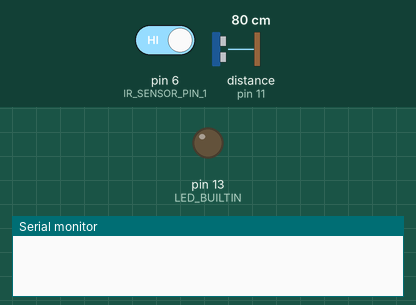
A sketch run on a simulated Arduino Uno, built with avr-gcc and run on an emulated ATmega328P. Parts: output pins drawn as LEDs (lit = HIGH), the last lines printed to the serial monitor. The test bench sets the inputs (shaded band); at power-on: pin 6 (IR_SENSOR_PIN_1) HIGH, distance to the obstacle (sensor on pin 11) 80 cm. The echo pulse lasts 58.3 µs per cm.

Above: at 1.2 s.
1.3 s: pin 6 (IR_SENSOR_PIN_1) driven LOW
At 3.8 s:
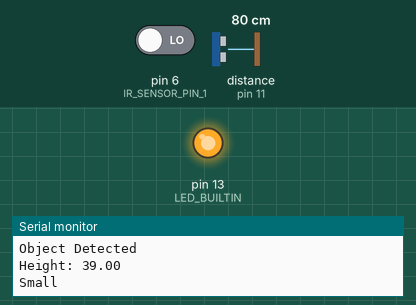
Timing chart, 0 to 6.3 s (numbered marks = the images above; inputs shaded):
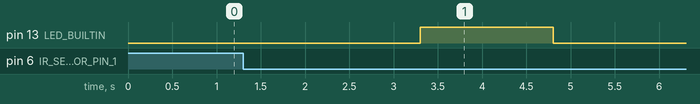

Measured:
- after the input at 1.3 s, pin 13 (LED_BUILTIN): LOW → HIGH after 2.0 s, → LOW 1.5 s later

The sketch:

K_Nearest_Neighbors_Template.ino
```cpp
#include <Arduino.h>
#include <math.h>
#include <LiquidCrystal.h>
#include "Object.h"

// FIXME: Add necessary libraries
#include <NewPing.h>

// LCD Screen
// FIXME: Change to fit LCD Screen wiring
const int rs = 41, en = 39, d4 = 37, d5 = 35, d6 = 33, d7 = 31;
LiquidCrystal lcd(rs, en, d4, d5, d6, d7);
String lcd_current = "";

// FIXME: Define anything needed for sensors

// IR Sensor
#define IR_SENSOR_PIN_1 6

// Height Sensor
// FIXME: Define Pins for each sensor
#define TRIGGER_PIN_1 12
#define ECHO_PIN_1 11

// Category definitions
// FIXME: Change object categories
const int NUM_OF_CATEGORIES = 3;
String ObjectCategories[NUM_OF_CATEGORIES] = {"Small", "Medium", "Large"};

bool wait = false;

// Used for test code
int test_num = 0;

// Max and min feature values, needed for normalization
// FIXME: For each feature
// const int [feature]_MAX = [number];
// const int [feature]_MIN = [number];
const int HEIGHT_MAX = 39;
const int HEIGHT_MIN = 2;

// Distance Sensor
// FIXME: Setup sensors if necessary
NewPing sonar_height(TRIGGER_PIN_1, ECHO_PIN_1, HEIGHT_MAX);
// Classification definitions

// Classification definitions
// FIXME: Change when necessary
#define K_Parameter 3 // User in KNN

// Setup knownObjects
// FIXME: Change when necessary
#define NUM_OF_KNOWN_OBJECTS 1
Object knownObjects[NUM_OF_KNOWN_OBJECTS];

// Rescale a value to 0-1 range
float RescaleValue(float value, const float min, const float max) {
    return (value-min)/(max-min);
}

// Rescale object features to 0-1 range
Object RescaleObject(Object object) {
    Object rescaledObject;
    rescaledObject.category = object.category;
    // FIXME: Add for each feature
    rescaledObject.height = RescaleValue(object.height, HEIGHT_MIN, HEIGHT_MAX);
    return rescaledObject;
}

// Add new object to the known objects array
// Change for each object (may need to add weight, colors, etc.)
void AddToKnownObjects(int i, String category, float height) {
    knownObjects[i].category = category;
    knownObjects[i].height = height;
    knownObjects[i] = RescaleObject(knownObjects[i]);
}

// Insert all known objects into the known objects array ("training data")
void PopulateKnownObjects() {
    // FIXME: Add for every test object.
    /*
    AddToKnownObjects(#, "[category]", [height]);
    */
    AddToKnownObjects(0, "Small", 8.0);
}

/* PHASE 1: FEATURE EXTRACTION */

// Extract features from sensors and create a new object with those features
// Default example below just uses sensor values as features
// For other applications, calculations may convert sensor values to features
Object FeatureExtraction() {
    Object inputObject;

    // FIXME: Define necessary variables for height/weight/etc.
    int currHeight;

    // FIXME: Read features from sensors (ex: sonar.ping_cm())
    currHeight = sonar_height.ping_cm();

    // FIXME: Assign each of those features to inputObject
    inputObject.height = HEIGHT_MAX - currHeight;

    // FIXME: Print each feature measurement
    Serial.print("Height: ");
    Serial.println(inputObject.height);

    return RescaleObject(inputObject);
}

// Computes the euclidean distance between the known and the current object's rgb values
// FIXME: Add function in if using a color sensor.
/*
float ComputeDistanceofColors(Object inputObject, Object knownObject) {
    float red = inputObject.red - knownObject.red;
    float green = inputObject.green - knownObject.green;
    float blue = inputObject.blue - knownObject.blue;
    float dist = pow(red, 2) + pow(green, 2) + pow(blue, 2);
    dist = sqrt(dist);
    return dist;
}
*/

/* PHASE 2: CLASSIFICATION */

// Computes Euclidean distance between two objects for any # of dimensions.
float ComputeDistanceofObjects(Object object1, Object object2) {
    // FIXME: For non-color features
    //float [feature] = (object1.[feature] - object2.[feature]);
    float height = (object1.height - object2.height);
    // FIXME (optional): For color feature
    //float colorDistance = ComputeDistanceofColors(object1, object2);
    // FIXME: For each feature
    //float dist = pow([feature 1], 2) + pow([feature 2], 2) + pow([feature 3], 2);
    float dist = pow(height, 2);
    dist = sqrt(dist);
    return dist;
}

// Sorts the provided distances from small to large
void Sort(float* distances, String* categories) {
    float temp_dist;
    String temp_category;
    for(int i = NUM_OF_KNOWN_OBJECTS - 1; i >= 0; --i) {
        for(int j = 0; j < i; ++j) {
            if(distances[i] < distances[j]) {
                temp_dist = distances[i];
                distances[i] = distances[j];
                distances[j] = temp_dist;
                temp_category = categories[i];
                categories[i] = categories[j];
                categories[j] = temp_category;
            }
        }
    }
}

// KNN classification: Predicts the input object's category given known objects
String ClassifyKNN(Object inputObject, Object knownObjects[]) {
    int count = 0;
    int max_count = 0;
    String most_frequent_category;

    // Maintains K nearest knownObjects
    Object kNearestObjects[K_Parameter];
    float distances[NUM_OF_KNOWN_OBJECTS];
    String categories[NUM_OF_KNOWN_OBJECTS];

    // Compute the distance of each known object to the input object
    for(int i = 0; i < NUM_OF_KNOWN_OBJECTS; ++i) {
        distances[i] = ComputeDistanceofObjects(inputObject, knownObjects[i]);
        categories[i] = knownObjects[i].category;
    }

    // Sort distances in ascending order
    Sort(distances, categories);

    // For each category, determine if it’s the most frequent
    // among the K closest known objects
    for(int i = 0; i < NUM_OF_CATEGORIES; ++i) {
        count = 0;
        // Count frequency of this category in K closest objects
        for(int j = 0; j < K_Parameter; ++j) {
            if(categories[j] == ObjectCategories[i]) {
                count++;
            }
        }
        if(count > max_count) { // Most frequent category so far
            max_count = count;
            most_frequent_category = ObjectCategories[i];
        }
    }

    return most_frequent_category;
}

/* PHASE 3: ACTUATION */

// Turns on corresponding output bit to show category of the input object
void Actuation(String category) {
    if(category != "") {
        for(int i = 0; i < NUM_OF_CATEGORIES; ++i) {
            if(category == ObjectCategories[i]) {
                Serial.println(category);

                // If the category has changed, print the new category to LCD
                if(lcd_current != category) {
                  lcd.setCursor(0,0);
                  lcd.print("                ");
                  lcd.setCursor(0,0);
                  lcd.print(category);
                  delay(500);
                  lcd_current = category;
                }
            }
        }
    }
}

void setup() {
    Serial.begin(9600);

    PopulateKnownObjects();

    // FIXME: Setup any features that need it
    // IR Sensor
    pinMode(IR_SENSOR_PIN_1, INPUT);
    digitalWrite(IR_SENSOR_PIN_1, HIGH);

    // Height
    pinMode(TRIGGER_PIN_1, OUTPUT);
    pinMode(ECHO_PIN_1, INPUT);

    // Arduino Built-in LED
    pinMode(LED_BUILTIN, OUTPUT);
}

// Can be used to test objects without sensors
// Need to change loop() to use this.
/*
Object testCode(int& test_num) {
    Object inputObject;

    Serial.print("Test num: ");
    Serial.println(test_num);

    switch(test_num) {
      case 0: {
        // FIXME: Change for each feature
        inputObject.height = 8;
        inputObject = RescaleObject(inputObject);
        test_num++;
        break;
      }
      case 1: {
        inputObject.height = 28;
        inputObject = RescaleObject(inputObject);
        test_num++;
        break;
      }
      case 2: {
        inputObject.height = 28;
        inputObject = RescaleObject(inputObject);
        test_num++;
        break;
      }
      case 3: {
        inputObject.height = 18;
        inputObject = RescaleObject(inputObject);
        test_num = 0;
        break;
      }
      default:
        break;
    }
    Serial.print("Test num: ");
    Serial.println(test_num);

    return inputObject;
}
*/

void loop() {
    String closest_object_category;

    // FIXME: Change how object is detected.
    bool Detection_Sensor;
    Detection_Sensor = digitalRead(IR_SENSOR_PIN_1);

    // Sensor was tripped and wasn't right before.
    // FIXME: Change based on how object is detected
    if(Detection_Sensor == LOW && !wait) {
        // FIXME: Change "Object" to what is being detected
        Serial.println("Object Detected");

        delay(2000);

        // The built in LED is lit to show that the sensor was tripped.
        digitalWrite(LED_BUILTIN, HIGH);

        // Phase 1
        Object inputObject = FeatureExtraction();

        // Phase 2
        closest_object_category = ClassifyKNN(inputObject, knownObjects);

        // Phase 3
        Actuation(closest_object_category);

        wait = true;

        delay(1000);
    }
    // Sensor was tripped and was right before.
    else if(Detection_Sensor == LOW && wait) {
        digitalWrite(LED_BUILTIN, LOW);
    }
    // Sensor was not tripped.
    else if(Detection_Sensor == HIGH){
        digitalWrite(LED_BUILTIN, LOW);
        wait = false;
    }

    // Test Code without sensors
    // Comment out above code
    /*
    String closest_object_category;

    Serial.println("Object Detected");

    delay(2000);

    Object inputObject = testCode(test_num);

    closest_object_category = ClassifyKNN(inputObject, knownObjects);

    Actuation(closest_object_category);

    delay(1000);
    */
}
```

Object.h
```cpp
#ifndef __Object__
#define __Object__

#include "Arduino.h"

// Feature definitions
// FIXME: Remove features that aren't needed
typedef struct {
    String category;
    float height;
} Object;

#endif
```
